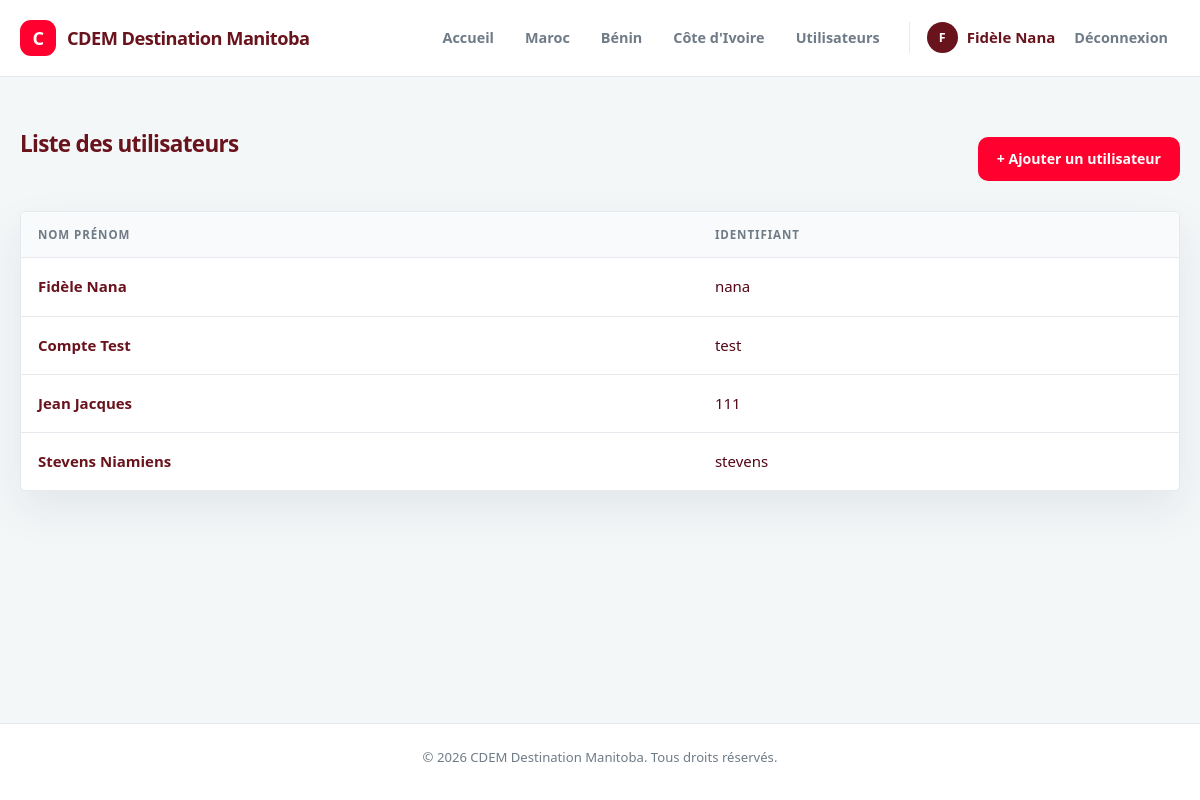
The page /list/ (signed in) on the database its author committed.
### accounts/models.py (models this page shows)
class CustomUser(AbstractUser):
    profil = models.CharField(max_length=50, blank=True, null=True)

### accounts/views.py (the view)
# urls.py: path('list/', views.list_accounts, name='list_accounts'),
def list_accounts(request):
    if request.user.is_authenticated:
        users = User.objects.all()
        context = {
            'users': users,
        }
        return render(request, "accounts/list.html", context)
    return redirect('home')

### templates/accounts/list.html (shortened to what this page needs)
{% extends 'home/base.html' %}
{% block content %}
<div class="page-heading">
    <div>
        <h2>Liste des utilisateurs</h2>
    </div>
    <a class="btn btn-primary" href="{% url 'adduser' %}">+ Ajouter un utilisateur</a>
</div>
<div class="card table-wrap">
    <table>
        <thead>
        <tr>
            <th>Nom Prénom</th>
            <th>Identifiant</th>
        </tr>
        </thead>
        <tbody>
        {% for user in users %}
        <tr>
            <td class="table-title">{{ user.first_name }} {{ user.last_name }}</td>
            <td>{{ user.username }}</td>
        </tr>
        {% empty %}
        <tr>
            <td colspan="6" class="empty-state">Aucun candidat enregistré.</td>
        </tr>
        {% endfor %}
</tbody>
    </table>
</div>
{% endblock %}

### templates/home/base.html (shortened to what this page needs)
<!DOCTYPE html>
{% load static %}
<html lang="fr">
<head>
    <link rel="stylesheet" href="{% static 'css/style.css' %}">
</head>
<body>
    <header class="site-header">
        {% include 'home/navbar.html' %}
    </header>
        <main class="page-shell">
            {% block content %}
            {% endblock %}
        </main>
    <footer class="site-footer">
        <p>&copy; {% now "Y" %} CDEM Destination Manitoba. Tous droits réservés.</p>
    </footer>
</body>
</html>

### templates/home/navbar.html (shortened to what this page needs)
<nav class="nav-shell" aria-label="Navigation principale">
  <a class="brand" href="{% url 'home' %}"><span class="brand-mark">C</span>CDEM Destination Manitoba</a>
  <div class="nav-links" data-nav-links>
    <a class="nav-link" href="{% url 'home' %}">Accueil</a>
      {% if user.is_authenticated %}
        <a class="nav-link" href="{% url 'list' 'MAROC' %}">Maroc</a>
        <a class="nav-link" href="{% url 'list' 'BENIN' %}">Bénin</a>
        <a class="nav-link" href="{% url 'list' "COTE D'IVOIRE" %}">Côte d'Ivoire</a>
        <a class="nav-link" href="{% url 'list_accounts' %}">Utilisateurs</a>
        <a class="nav-user" href="#">
          <span class="avatar">{{ user.first_name|first|default:user.username|first|upper }}</span>
          <span>{{ user.first_name|default:user.username }} {{ user.last_name|default:user.username }}</span>
        </a>
        <a class="nav-link" href="{% url 'logout' %}">Déconnexion</a>
      {% else %}
        <a class="btn btn-primary btn-small" href="{% url 'login' %}">Connexion</a>
      {% endif %}
  </div>
</nav>

### static/css/style.css (style rules this page uses)
:root { --primary: #ff002f; --primary-dark: #af0b34; --primary-soft: #fff0f2; --primary-border: #ffc9d3; --primary-line: #f5d5db; --primary-ring: rgba(255, 0, 47, .14); --navy: #69131d; --orange: #f4a261; --ink: #540616; --muted: #6f7b87; --line: #e6e9ed; --paper: #ffffff; --canvas: #f4f7f8; --danger: #c84b4b; --success: #1e7a4c; --success-bg: #e6f4ec; --warning: #9a6200; --warning-bg: #fdf3e1; --error: #b42318; --error-bg: #fdecea; --shadow: 0 18px 45px rgba(16, 42, 67, .08); --radius: 5px; --teal: var(--primary); --teal-dark: var(--primary-dark); font-family: "Segoe UI", "Helvetica Neue", sans-serif; }
*, *::before, *::after { box-sizing: border-box; }
html { scroll-behavior: smooth; }
body { margin: 0; color: var(--ink); background: var(--canvas); font-size: 15px; line-height: 1.55; -webkit-font-smoothing: antialiased; }
a { color: inherit; text-decoration: none; }
button, a, input, select, textarea { transition: border-color .2s ease, box-shadow .2s ease, background .2s ease, transform .2s ease; }
h1, h2, h3, p { margin-top: 0; }
h2 { color: var(--navy); letter-spacing: -.03em; }
.site-header { position: sticky; top: 0; z-index: 20; background: rgba(255, 255, 255, .92); border-bottom: 1px solid var(--line); backdrop-filter: blur(14px); }
.nav-shell { width: min(1180px, calc(100% - 40px)); min-height: 76px; margin: 0 auto; display: flex; align-items: center; gap: 34px; }
.brand { display: inline-flex; align-items: center; gap: 11px; color: var(--navy); font-size: 1.14rem; font-weight: 800; letter-spacing: -.03em; white-space: nowrap; }
.brand-mark { width: 36px; height: 36px; display: grid; place-items: center; border-radius: 11px; color: #fff; background: var(--primary); font-weight: 900; }
.nav-links { display: flex; align-items: center; gap: 7px; margin-left: auto; }
.nav-link { padding: 9px 12px; border-radius: 9px; color: var(--muted); font-size: .9rem; font-weight: 600; }
.nav-user { display: inline-flex; align-items: center; gap: 9px; margin-left: 10px; padding-left: 17px; border-left: 1px solid var(--line); color: var(--navy); font-weight: 700; }
.avatar { width: 31px; height: 31px; display: grid; place-items: center; flex-shrink: 0; border-radius: 50%; color: #fff; background: var(--navy); font-size: .78rem; }
.page-shell { width: min(1180px, calc(100% - 40px)); min-height: calc(100vh - 154px); margin: 0 auto; padding: 50px 0 75px; }
.page-heading { display: flex; align-items: flex-end; justify-content: space-between; gap: 24px; margin-bottom: 30px; }
.site-footer { padding: 23px 20px; border-top: 1px solid var(--line); color: var(--muted); text-align: center; font-size: .82rem; background: #fff; }
.card { background: var(--paper); border: 1px solid var(--line); border-radius: var(--radius); box-shadow: var(--shadow); }
.btn { display: inline-flex; align-items: center; justify-content: center; gap: 8px; min-height: 44px; padding: 0 18px; border: 1px solid transparent; border-radius: 10px; cursor: pointer; font-size: .88rem; font-weight: 800; }
.btn-primary, .btn--primary { color: #fff; background: var(--primary); }
.table-wrap { overflow-x: auto; }
table { width: 100%; border-collapse: collapse; }
th { padding: 14px 17px; color: var(--muted); background: #f8fafb; font-size: .72rem; letter-spacing: .08em; text-align: left; text-transform: uppercase; }
td { padding: 17px; border-top: 1px solid var(--line); vertical-align: middle; }
.table-title { color: var(--navy); font-weight: 800; }

### rows shown on the page
CustomUser: first_name|first "F", first_name "Fidèle", last_name "Nana", username "nana"
CustomUser: first_name "Compte", last_name "Test", username "test"
CustomUser: first_name "Jean", last_name "Jacques", username "111"
CustomUser: first_name "Stevens", last_name "Niamiens", username "stevens"
